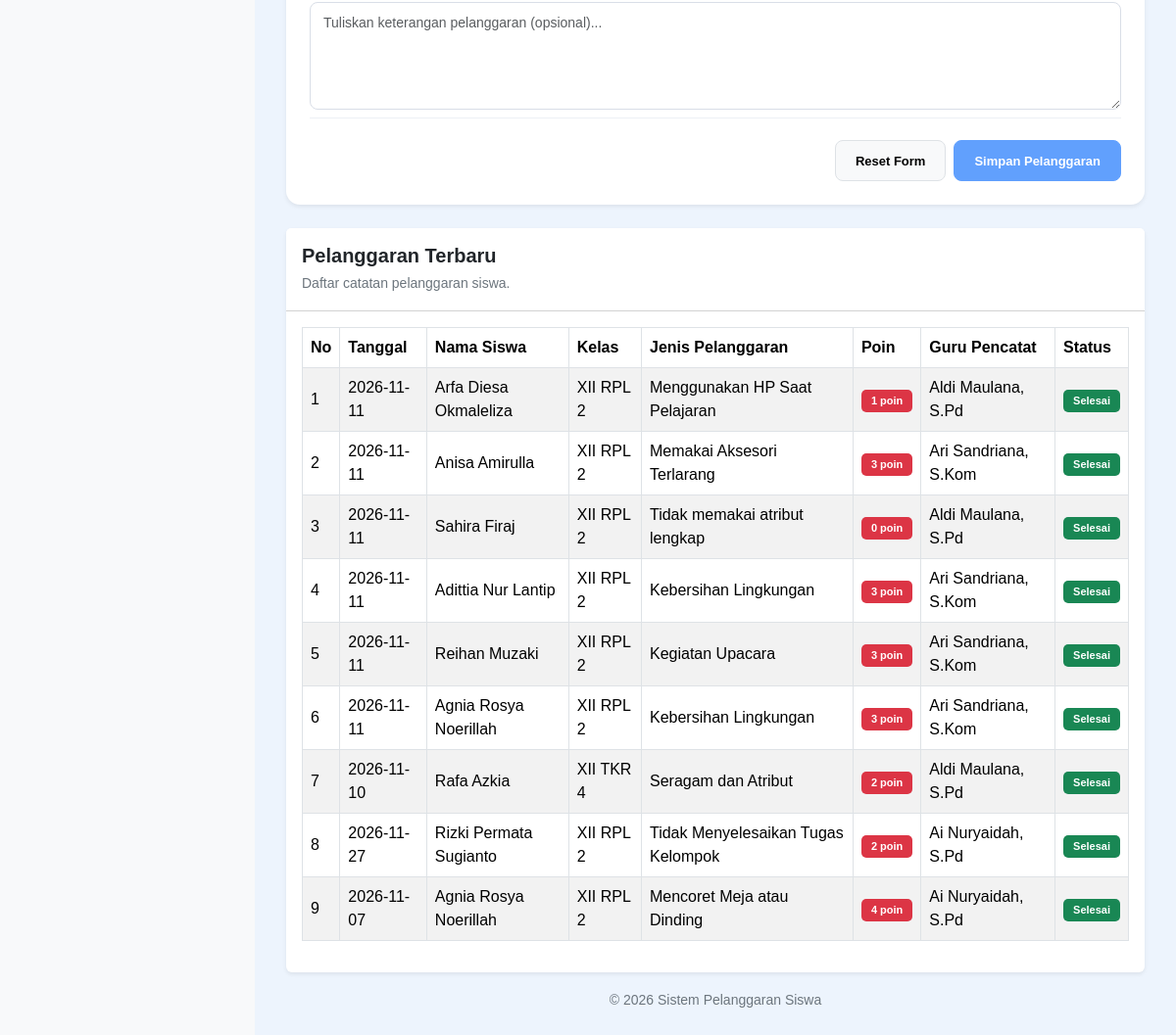
/catat_pelanggaran.php (signed in, lower part), run on an earlier commit of the app's database.
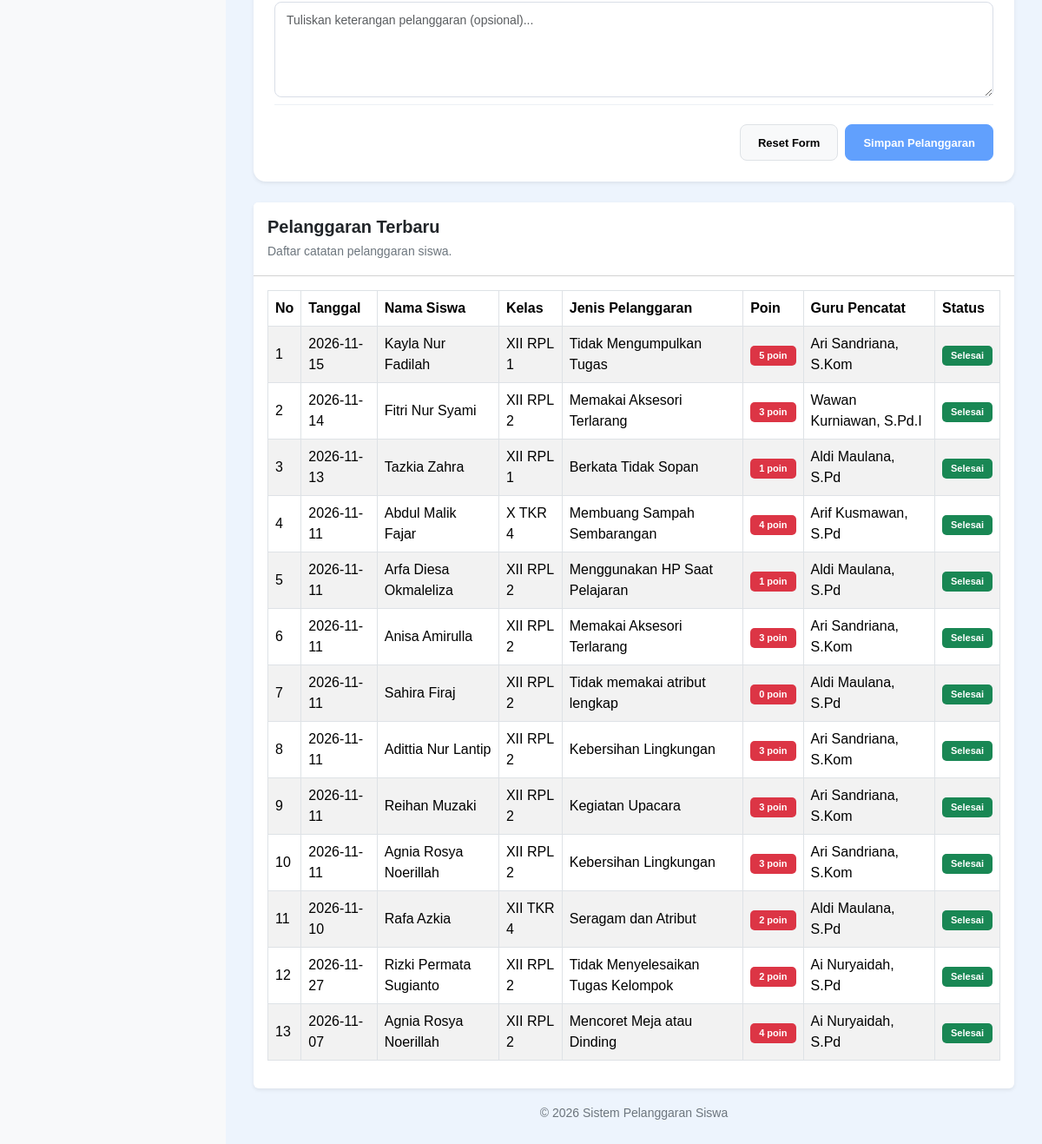
And on a later commit of the database.
### tables this page shows
CREATE TABLE `t_pelanggaran_siswa` (
  `id` int(11) NOT NULL,
  `tahun_ajaran_id` int(11) NOT NULL,
  `siswa_id` int(11) NOT NULL,
  `nama_siswa` varchar(150) NOT NULL,
  `kelas_id` int(11) NOT NULL,
  `nama_kelas` varchar(100) NOT NULL,
  `pelanggaran_id` int(11) NOT NULL,
  `nama_pelanggaran` varchar(150) NOT NULL,
  `pelanggaran_kategori_id` int(11) NOT NULL,
  `guru_id` int(11) NOT NULL,
  `nama_guru` varchar(150) NOT NULL,
  `tanggal` date NOT NULL,
  `keterangan` text NOT NULL,
  `poin` int(11) NOT NULL,
  `tindakan` text NOT NULL,
  `status` varchar(30) NOT NULL,
  `created_at` timestamp NOT NULL DEFAULT current_timestamp(),
  `updated_at` timestamp NOT NULL DEFAULT current_timestamp()
);

### catat_pelanggaran.php (the view, shortened to what the changed rows need)
<?php
include 'config/koneksi.php';
$query_terbaru = mysqli_query($koneksi, "
    SELECT
        id,
        tanggal,
        nama_siswa,
        nama_kelas,
        nama_pelanggaran,
        poin,
        nama_guru,
        status
    FROM t_pelanggaran_siswa
    ORDER BY id DESC
");
?>
<!DOCTYPE html>
<html lang="id">
<head>
    <link href="https://cdn.jsdelivr.net/npm/bootstrap@5.3.8/dist/css/bootstrap.min.css"
          rel="stylesheet">
    <link href="https://cdn.datatables.net/3.1.4/css/dataTables.dataTables.min.css"
          rel="stylesheet">
    <link rel="stylesheet" href="style/style.css">
</head>
<body class="bg-light">
<div class="container-fluid">
    <div class="row">
        <main class="content-main">
            <div class="page-content">
                <div class="card shadow-sm border-0">
                    <div class="card-body">
                        <div class="table-responsive">
                            <table class="table table-bordered table-striped table-hover align-middle"
                                   id="tabelPelanggaran">
                                <thead>
                                    <tr>
                                        <th>No</th>
                                        <th>Tanggal</th>
                                        <th>Nama Siswa</th>
                                        <th>Kelas</th>
                                        <th>Jenis Pelanggaran</th>
                                        <th>Poin</th>
                                        <th>Guru Pencatat</th>
                                        <th>Status</th>
                                    </tr>
                                </thead>
                                <tbody>
                                    <?php
                                    $no = 1;
                                    if ($query_terbaru && mysqli_num_rows($query_terbaru) > 0) {
                                        while ($data = mysqli_fetch_assoc($query_terbaru)) {
                                    ?>
                                        <tr>
                                            <td><?= $no++; ?></td>
                                            <td>
                                                <?= htmlspecialchars($data['tanggal'] ?? '-'); ?>
                                            </td>
                                            <td>
                                                <?= htmlspecialchars($data['nama_siswa'] ?? '-'); ?>
                                            </td>
                                            <td>
                                                <?= htmlspecialchars($data['nama_kelas'] ?? '-'); ?>
                                            </td>
                                            <td>
                                                <?= htmlspecialchars($data['nama_pelanggaran'] ?? '-'); ?>
                                            </td>
                                            <td>
                                                <span class="badge bg-danger">
                                                    <?= htmlspecialchars($data['poin'] ?? '0'); ?>
                                                    poin
                                                </span>
                                            </td>
                                            <td>
                                                <?= htmlspecialchars($data['nama_guru'] ?? '-'); ?>
                                            </td>
                                            <td>
                                                <?php
                                                if (($data['status'] ?? '') == 'Selesai') {
                                                    echo '<span class="badge bg-success">Selesai</span>';
                                                } elseif (($data['status'] ?? '') == 'Diproses') {
                                                    echo '<span class="badge bg-warning text-dark">Diproses</span>';
                                                } else {
                                                    echo '<span class="badge bg-secondary">' .
                                                        htmlspecialchars($data['status'] ?? 'Pending') .
                                                        '</span>';
                                                }
                                                ?>
                                            </td>
                                        </tr>
                                    <?php
                                        }
                                    }
                                    ?>
                                </tbody>
                            </table>
                        </div>
                    </div>
                </div>
            </div>
        </main>
    </div>
</div>
</body>
</html>

What changed in the data, as far as the page shows it:
added t_pelanggaran_siswa: tanggal "2026-11-15", nama_siswa "Kayla Nur Fadilah", nama_kelas "XII RPL 1", nama_pelanggaran "Tidak Mengumpulkan Tugas", poin "5", nama_guru "Ari Sandriana, S.Kom", status "Selesai"
added t_pelanggaran_siswa: tanggal "2026-11-14", nama_siswa "Fitri Nur Syami", nama_kelas "XII RPL 2", nama_pelanggaran "Memakai Aksesori Terlarang", poin "3", nama_guru "Wawan Kurniawan, S.Pd.I", status "Selesai"
added t_pelanggaran_siswa: tanggal "2026-11-13", nama_siswa "Tazkia Zahra", nama_kelas "XII RPL 1", nama_pelanggaran "Berkata Tidak Sopan", poin "1", nama_guru "Aldi Maulana, S.Pd", status "Selesai"
added t_pelanggaran_siswa: tanggal "2026-11-11", nama_siswa "Abdul Malik Fajar", nama_kelas "X TKR 4", nama_pelanggaran "Membuang Sampah Sembarangan", poin "4", nama_guru "Arif Kusmawan, S.Pd", status "Selesai"
